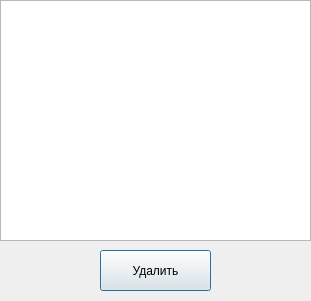
<?xml version="1.0" encoding="UTF-8"?>
<ui version="4.0">
 <class>deleteWindow</class>
 <widget class="QDialog" name="deleteWindow">
  <property name="geometry">
   <rect>
    <x>0</x>
    <y>0</y>
    <width>311</width>
    <height>301</height>
   </rect>
  </property>
  <property name="windowTitle">
   <string>Dialog</string>
  </property>
  <widget class="QListView" name="listView">
   <property name="geometry">
    <rect>
     <x>0</x>
     <y>0</y>
     <width>311</width>
     <height>241</height>
    </rect>
   </property>
   <property name="font">
    <font>
     <pointsize>12</pointsize>
    </font>
   </property>
  </widget>
  <widget class="QPushButton" name="deleteButton">
   <property name="geometry">
    <rect>
     <x>100</x>
     <y>250</y>
     <width>111</width>
     <height>41</height>
    </rect>
   </property>
   <property name="text">
    <string>Удалить</string>
   </property>
  </widget>
 </widget>
 <resources/>
 <connections/>
</ui>
